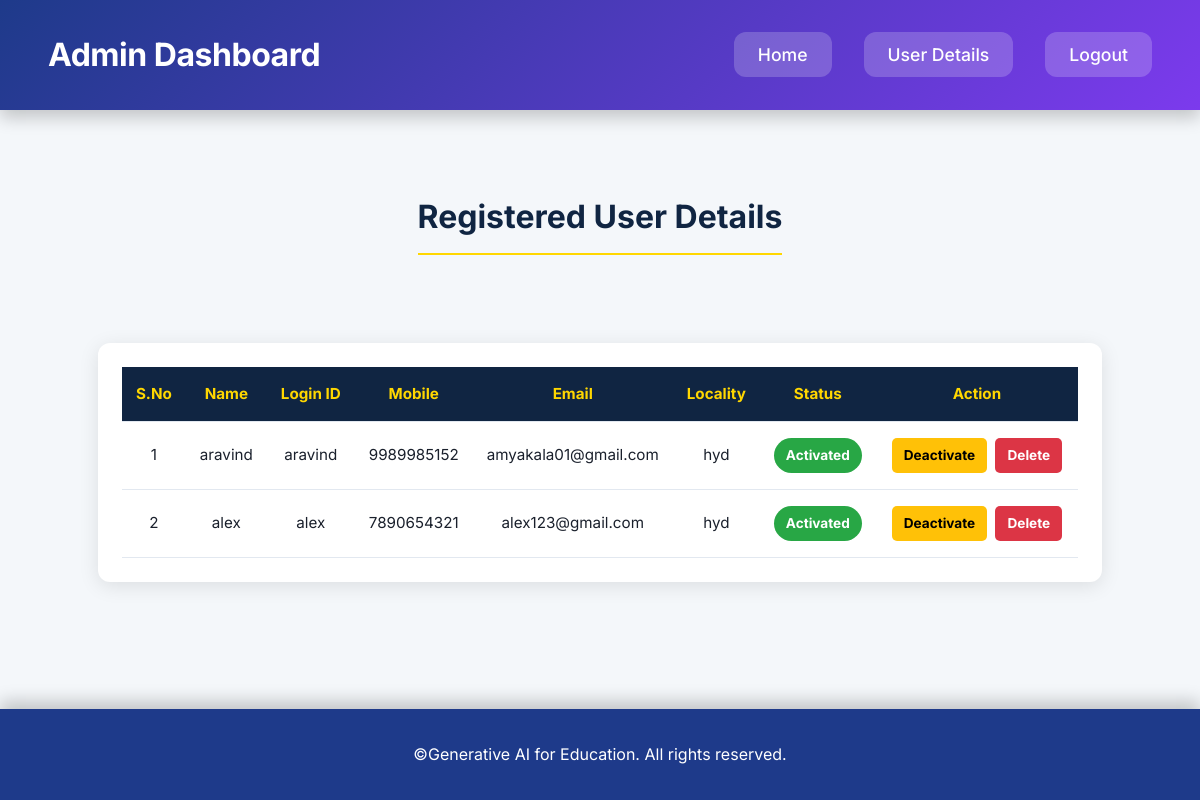
Page /RegisterUsersView/ on the committed database.
### users/models.py (models this page shows, shortened)
class UserRegistrationModel(models.Model):
    name = models.CharField(max_length=100)
    loginid = models.CharField(unique=True, max_length=100)
    password = models.CharField(max_length=100)
    mobile = models.CharField(unique=True, max_length=100)
    email = models.CharField(unique=True, max_length=100)
    locality = models.CharField(max_length=100)
    address = models.CharField(max_length=1000)
    city = models.CharField(max_length=100)
    state = models.CharField(max_length=100)
    status = models.CharField(max_length=100)
    class Meta:
        db_table = 'UserRegistrations'

### admins/views.py (the view)
# urls.py: path("RegisterUsersView/", admins.RegisterUsersView, name="RegisterUsersView"),
def RegisterUsersView(request):
    data = UserRegistrationModel.objects.all()
    return render(request,'admins/viewregister.html',{'data':data})

### templates/admins/viewregister.html (shortened to what this page needs)
{% extends 'admins/Adminbase.html' %}
{% block content %}
<div class="title-section">
    <h2>Registered User Details</h2>
</div>
<div class="table-wrapper">
    <table>
        <thead>
            <tr>
                <th>S.No</th>
                <th>Name</th>
                <th>Login ID</th>
                <th>Mobile</th>
                <th>Email</th>
                <th>Locality</th>
                <th>Status</th>
                <th>Action</th>
            </tr>
        </thead>
        <tbody>
            {% for user in data %}
            <tr>
                <td>{{ forloop.counter }}</td>
                <td>{{ user.name }}</td>
                <td>{{ user.loginid }}</td>
                <td>{{ user.mobile }}</td>
                <td>{{ user.email }}</td>
                <td>{{ user.locality }}</td>
                <td>
                    {% if user.status == 'waiting' %}
                        <span class="badge badge-warning">Waiting</span>
                    {% elif user.status == 'activated' %}
                        <span class="badge badge-success">Activated</span>
                    {% elif user.status == 'deactivated' %}
                        <span class="badge badge-secondary">Deactivated</span>
                    {% endif %}
                </td>
                <td>
                    {% if user.status == 'activated' %}
                        <a class="btn btn-secondary" href="{% url 'deactivate_user' %}?uid={{ user.id }}">Deactivate</a>
                    {% endif %}
                    <a class="btn btn-danger" href="{% url 'delete_user' %}?uid={{ user.id }}" onclick="return confirm('Are you sure you want to delete this user?');">Delete</a>
                </td>
            </tr>
            {% empty %}
            <tr>
                <td colspan="8">No registered users found.</td>
            </tr>
            {% endfor %}
        </tbody>
    </table>
</div>
{% endblock %}

### templates/admins/Adminbase.html (shortened to what this page needs)
<!DOCTYPE html>
<html lang="en">
<head>
</head>
<body>
    <header>
        <div class="navbar">
            <h1>Admin Dashboard</h1>
            <ul>
                <li><a href="{% url 'index' %}">Home</a></li>
                <li><a href="{% url 'RegisterUsersView' %}">User Details</a></li>
                <li><a href="{% url 'base' %}">Logout</a></li>
            </ul>
        </div>
    </header>
    <div class="container">
        {% block content %}{% endblock %}
    </div>
    <footer>
        <p>©Generative AI for Education. All rights reserved.</p>
    </footer>
</body>
</html>

### templates/admins/Adminbase.html (style rules this page uses)
* { box-sizing: border-box; margin: 0; padding: 0; }
body { font-family: 'Inter', -apple-system, BlinkMacSystemFont, 'Segoe UI', Roboto, sans-serif; background-color: #f9fafb; color: #1a202c; line-height: 1.7; display: flex; flex-direction: column; min-height: 100vh; overflow-x: hidden; }
header { background: linear-gradient(135deg, #1e3a8a, #7c3aed); color: #ffffff; box-shadow: 0 8px 16px rgba(0, 0, 0, 0.2); position: sticky; top: 0; z-index: 1000; }
.navbar { display: flex; justify-content: space-between; align-items: center; padding: 1.75rem 3rem; max-width: 1400px; margin: 0 auto; }
.navbar h1 { font-size: 2rem; font-weight: 700; letter-spacing: -0.015em; transition: transform 0.3s ease, opacity 0.3s ease; }
.navbar ul { list-style: none; display: flex; gap: 2rem; }
.navbar ul li a { color: #ffffff; text-decoration: none; font-size: 1.1rem; font-weight: 500; padding: 0.75rem 1.5rem; border-radius: 12px; background: rgba(255, 255, 255, 0.2); backdrop-filter: blur(8px); transition: all 0.3s ease; }
.container { max-width: 1400px; margin: 3rem auto; padding: 0 2rem; flex: 1; display: flex; flex-direction: column; gap: 3rem; }
footer { text-align: center; padding: 2rem 0; background: #1e3a8a; color: #ffffff; width: 100%; margin-top: auto; box-shadow: 0 -8px 16px rgba(0, 0, 0, 0.2); }
footer p { font-size: 1rem; font-weight: 400; }

### templates/admins/viewregister.html (style rules this page uses)
body { background-color: #f4f7fa; }
.title-section { text-align: center; margin-top: 2rem; margin-bottom: 1rem; }
.title-section h2 { color: #102542; font-size: 2rem; font-weight: 700; border-bottom: 2px solid #FFD700; display: inline-block; padding-bottom: 8px; }
.table-wrapper { overflow-x: auto; margin: 1.5rem auto; max-width: 1200px; padding: 1.5rem; background-color: white; border-radius: 12px; box-shadow: 0 4px 20px rgba(0, 0, 0, 0.1); }
table { width: 100%; border-collapse: collapse; font-size: 0.95rem; }
th, td { padding: 14px; text-align: center; border-bottom: 1px solid #e2e8f0; }
th { background-color: #102542; color: #FFD700; }
.btn { padding: 6px 12px; border: none; border-radius: 5px; font-weight: bold; font-size: 0.85rem; cursor: pointer; text-decoration: none; transition: 0.3s; display: inline-block; margin: 2px; }
.btn-secondary { background-color: #ffc107; color: #000; }
.btn-danger { background-color: #dc3545; color: #fff; }
.badge { padding: 6px 12px; border-radius: 20px; font-weight: bold; font-size: 0.85rem; display: inline-block; }
.badge-success { background: #28a745; color: #fff; }

### rows in the picture
UserRegistrationModel: name "aravind", loginid "aravind", mobile "9989985152", email "amyakala01@gmail.com", locality "hyd", status "Activated"
UserRegistrationModel: name "alex", loginid "alex", mobile "7890654321", email "alex123@gmail.com", locality "hyd", status "Activated"
